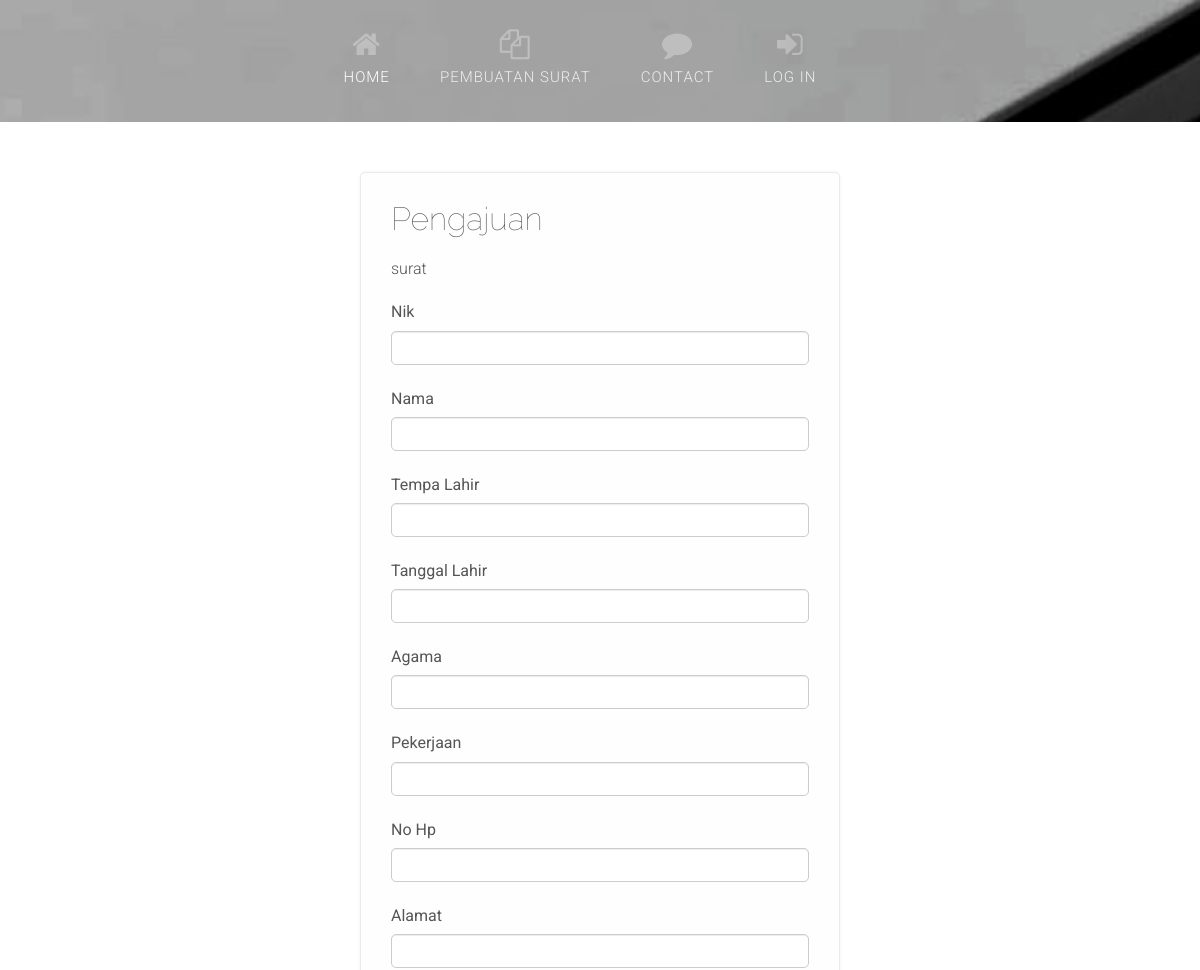
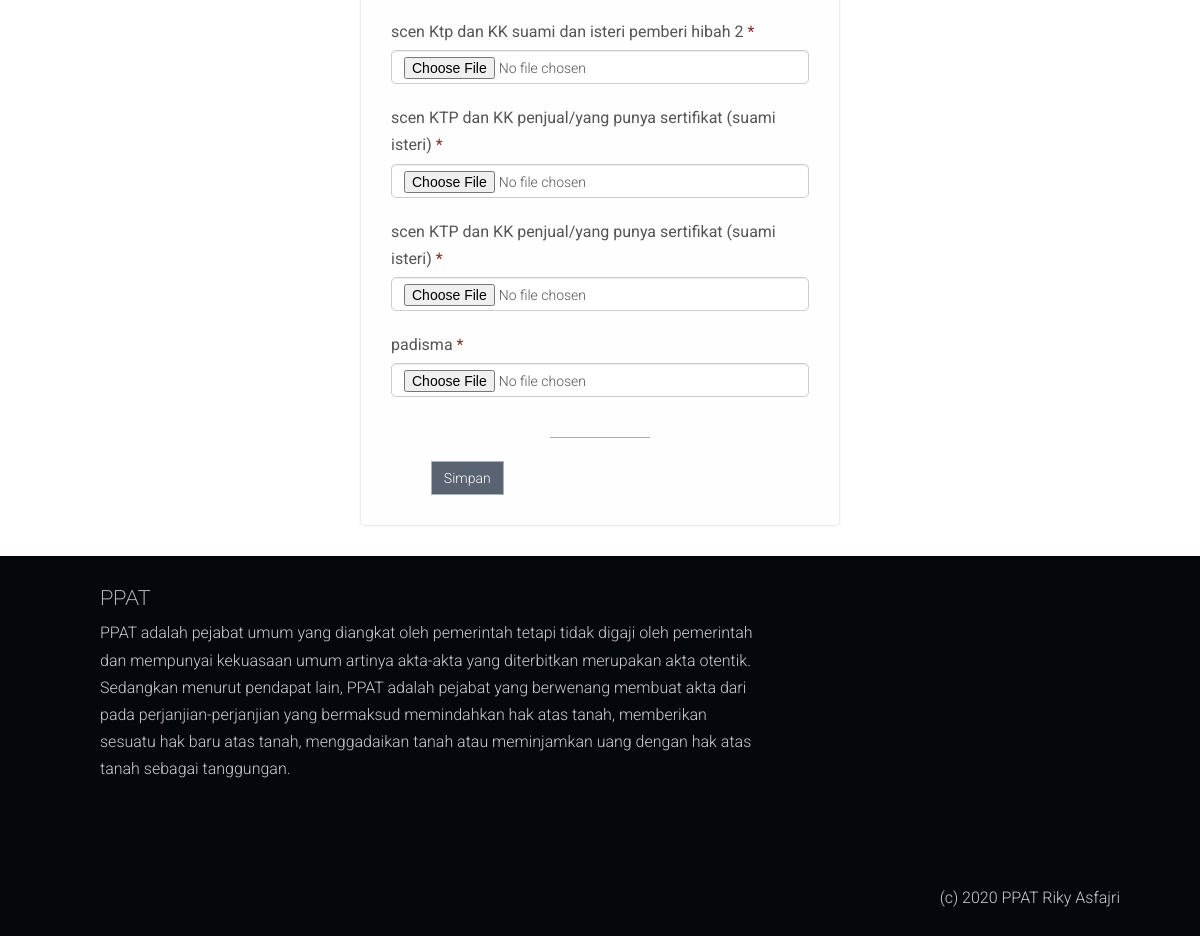
Page /pengajuan.php?id=3 on the committed database (2 pictures, top to bottom).
### tables this page shows
CREATE TABLE `jenis_surat` (
  `id_jenis_surat` int(11) NOT NULL,
  `nama_surat` varchar(125) NOT NULL
);

CREATE TABLE `syarat` (
  `id_syarat` int(11) NOT NULL,
  `id_jenis_surat` int(11) NOT NULL,
  `syarat` varchar(125) NOT NULL
);

### pengajuan.php (the view, shortened to what this page needs)
<!DOCTYPE html>
<html lang="en">
<head>
    <link rel="stylesheet" href="assets/css/bootstrap.css" rel="stylesheet">
    <link rel="stylesheet" href="assets/css/animate.css" rel="stylesheet">
    <link rel="stylesheet" href="assets/css/font-awesome.css" rel="stylesheet">
    <link rel="stylesheet" href="assets/css/nexus.css" rel="stylesheet">
    <link rel="stylesheet" href="assets/css/responsive.css" rel="stylesheet">
    <link rel="stylesheet" href="assets/css/custom.css" rel="stylesheet">
</head>
<body>
    <div id="header" style="background-position: 50% 0%;
" data-stellar-background-ratio="0.5">
        <div class="container">
            <?php include 'menu.php'; ?>
        </div>
    </div>
    <div id="content">
        <div class="container background-white">
            <div class="row margin-vert-30">
                <div class="col-md-6 col-md-offset-3 col-sm-offset-3">
                    <?php
                    $qsurat = mysqli_query($koneksi, "SELECT * FROM jenis_surat WHERE id_jenis_surat='$_GET[id]' ");
                    $surat = mysqli_fetch_assoc($qsurat); ?>
                    <form class="signup-page margin-top-20" method="POST" action="pengajuan_proses.php" enctype="multipart/form-data">
                        <div class="signup-header">
                            <h2 class="margin-bottom-20">Pengajuan</h2>
                            <p><?php echo "$surat[nama_surat]"; ?></p>
                        </div>
                        <label>Nik</label>
                        <input class="form-control margin-bottom-20" type="text" name="nik">
                        <label>Nama </label>
                        <input class="form-control margin-bottom-20" type="text" name="nama">
                        <label>Tempa Lahir</label>
                        <input class="form-control margin-bottom-20" type="text" name="tmpl">
                        <label>Tanggal Lahir </label>
                        <input class="form-control margin-bottom-20" type="text" name="tgll">
                        <label>Agama</label>
                        <input class="form-control margin-bottom-20" type="text" name="agama">
                        <label>Pekerjaan</label>
                        <input class="form-control margin-bottom-20" type="text" name="pk">
                        <label>No Hp</label>
                        <input class="form-control margin-bottom-20" type="text" name="hp">
                        <label>Alamat </label>
                        <input class="form-control margin-bottom-20" type="text" name="alamat">
                        <?php
                        $qsyarat = mysqli_query($koneksi, "SELECT * FROM syarat WHERE id_jenis_surat='$_GET[id]' ");
                        while ($syarat = mysqli_fetch_assoc($qsyarat)) { ?>
                            <div class="row">
                                <div class="col-sm-12">
                                    <label><?php echo "$syarat[syarat]"; ?>
                                        <span class="color-red">*</span>
                                    </label>
                                    <input class="form-control margin-bottom-20" type="file" name="gm[<?php echo "$syarat[id_syarat]"; ?>]">
                                </div>
                            </div>
                        <?php } ?>
                        <hr>
                        <div class="row">
                            <div class="col-lg-4 text-right">
                                <button class="btn btn-primary" type="submit">Simpan</button>
                            </div>
                        </div>
                    </form>
                </div>
            </div>
        </div>
    </div>
    <?php include 'footer.php'; ?>
</body>
</html>

### assets/css/nexus.css (style rules this page uses)
html { overflow-y: scroll; height: 100%; }
body { line-height: 1.7em; font-family: 'Roboto', sans-serif; font-size: 16px; font-weight: 300; background-color: #474f5b; background-color: #FFFFFF; color: #656565; height: 100%; }
#header, .parallax-bg1, .parallax-bg2, .parallax-bg3 { background-attachment: fixed; background-clip: border-box; background-origin: padding-box; background-position: 50% 0; background-repeat: no-repeat; background-size: cover !important; }
.container { max-width: 1080px; padding-left: 40px; padding-right: 40px; width: 100%; }
#header { background: url("../img/header_bg.jpg") no-repeat fixed 0 0 rgba(0, 0, 0, 0); display: table; width: 100%; }
#header .container { display: table-cell; position: relative; text-align: center; vertical-align: middle; width: 100%; max-width: none; }
.color-red { color: #8b2626 !important; }
.margin-vert-30 { margin-top: 30px; margin-bottom: 30px; }
.margin-top-20 { margin-top: 20px; }
.margin-bottom-20 { margin-bottom: 20px; }
.background-white { background-color: #FFFFFF; }
.btn { border-radius: 0px; }
h2 { font-weight: 100; line-height: 1em; margin: 0 0 10px; color: #555555; font-family: 'Raleway', sans-serif; font-size: 32px; }
p { margin-bottom: 16px; }
hr { background: url("../img/hr.png") no-repeat scroll 50% 0 transparent; border: medium none; height: 19px; margin: 20px 0 5px; }
.btn { border-radius: 0px; border-color: rgba(255, 255, 255, 0.5); transition: background-color 0.2s ease; font-weight: 300; }
.signup-page { background: none repeat scroll 0 0 #FEFEFE; border: 1px solid #ebebeb; border-radius: 5px; box-shadow: 0 0 3px #EEEEEE; color: #555555; padding: 30px; }
.signup-page label { font-weight: normal; }

### rows in the picture
jenis_surat: nama_surat "surat"
syarat: syarat "scen Ktp dan KK suami dan isteri pemberi hibah 2"
syarat: syarat "scen KTP dan KK penjual/yang punya sertifikat (suami isteri)"
syarat: syarat "scen KTP dan KK penjual/yang punya sertifikat (suami isteri)"
syarat: syarat "padisma"
